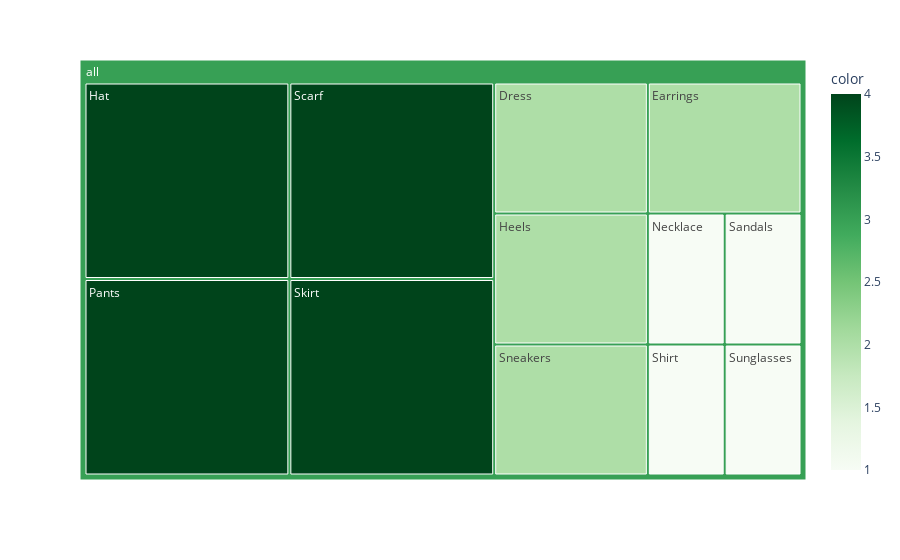

The code cell stored with this chart in its notebook:
### Code cell
# importing required module
import plotly.express as px

# to have a same origin
df_table["all"] = "all" 

# creating tree map using plotly
fig = px.treemap(df_table, path=['all', "items"], values='incident_count',
                  color=df_table["incident_count"], hover_data=['items'],
                  color_continuous_scale='Greens',
                )
# ploting the treemap
fig.show()

### Figure 1 — Plotly figure (JSON) as saved in the notebook; plotly's stock layout.template omitted (floating-point values rounded to 4 significant figures)
{"data": [{"branchvalues": "total", "customdata": [["Dress", 2], ["Earrings", 2], ["Hat", 4], ["Heels", 2], ["Necklace", 1], ["Pants", 4], ["Sandals", 1], ["Scarf", 4], ["Shirt", 1], ["Skirt", 4], ["Sneakers", 2], ["Sunglasses", 1], ["(?)", 3]], "domain": {"x": [0, 1], "y": [0, 1]}, "hovertemplate": "labels=%{label}<br>incident_count=%{value}<br>parent=%{parent}<br>id=%{id}<br>items=%{customdata[0]}<br>color=%{color}<extra></extra>", "ids": ["all/Dress", "all/Earrings", "all/Hat", "all/Heels", "all/Necklace", "all/Pants", "all/Sandals", "all/Scarf", "all/Shirt", "all/Skirt", "all/Sneakers", "all/Sunglasses", "all"], "labels": ["Dress", "Earrings", "Hat", "Heels", "Necklace", "Pants", "Sandals", "Scarf", "Shirt", "Skirt", "Sneakers", "Sunglasses", "all"], "marker": {"coloraxis": "coloraxis", "colors": [2, 2, 4, 2, 1, 4, 1, 4, 1, 4, 2, 1, 3]}, "name": "", "parents": ["all", "all", "all", "all", "all", "all", "all", "all", "all", "all", "all", "all", ""], "type": "treemap", "values": [2, 2, 4, 2, 1, 4, 1, 4, 1, 4, 2, 1, 28]}], "layout": {"coloraxis": {"colorbar": {"title": {"text": "color"}}, "colorscale": [[0, "rgb(247,252,245)"], [0.125, "rgb(229,245,224)"], [0.25, "rgb(199,233,192)"], [0.375, "rgb(161,217,155)"], [0.5, "rgb(116,196,118)"], [0.625, "rgb(65,171,93)"], [0.75, "rgb(35,139,69)"], [0.875, "rgb(0,109,44)"], [1, "rgb(0,68,27)"]]}, "legend": {"tracegroupgap": 0}, "margin": {"t": 60}}}
